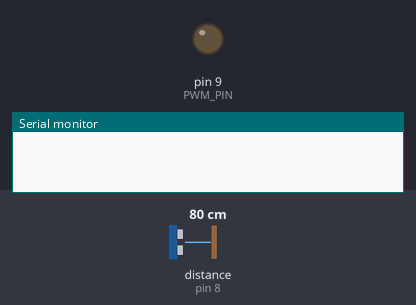
A sketch run on a simulated Arduino Uno, built with avr-gcc and run on an emulated ATmega328P. On the bench: output pins drawn as LEDs (lit = HIGH), the last lines printed to the serial monitor. Wiring (inferred from the names in the program): ultrasonic range finder: trigger pin 7; echo pin 8. The test bench sets the inputs (shaded band); at power-on: distance to the obstacle (sensor on pin 8) 80 cm. The echo pulse lasts 58.3 µs per cm; pins used as bus, display or sensor lines are not drawn.

Above: at 0.1 s.
At 3.2 s:
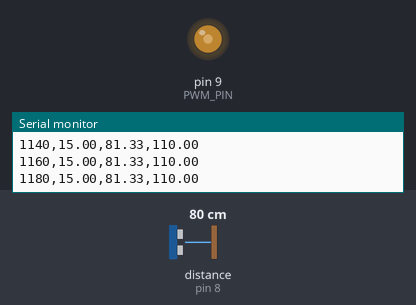
3.3 s: distance to the obstacle (sensor on pin 8) set to 2 cm
At 3.45 s:
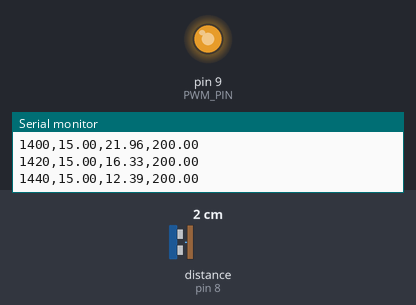
5.0 s: distance to the obstacle (sensor on pin 8) set to 250 cm
Timing chart, 0 to 8.0 s (numbered marks = the images above; inputs shaded):
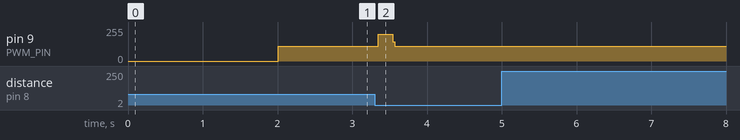

The sketch:

Controlado_con_nuevo_filtro.ino
```cpp
/*
 * CONTROLADOR PID ESTABILIZADO - VERSIÓN "ANTI-BRINQUITOS"
 * Mejoras:
 * 1. Filtro de Mediana (Elimina los picos locos de 37cm)
 * 2. PID Suavizado (Menos agresivo)
 */

// ===== PINES =====
const int trigPin = 7;
const int echoPin = 8;
const int PWM_PIN = 9;

// ===== FILTRO DE MEDIANA (Para eliminar ruido) =====
const int NUM_READINGS = 5; // Ventana de 5 muestras
float readings[NUM_READINGS]; // Buffer
int readIndex = 0;

// ===== FILTRO EXPONENCIAL (Para suavizar) =====
const float ALPHA = 0.3; // 0.3 = Suave, 0.8 = Rápido
float filteredHeight = 0;

// ===== PID TUNING =====
double Kp = 1.2;   // Bajé un poco para evitar sobrereacción inicial
double Ki = 0.35;  // Corrección lenta pero segura
double Kd = 4.0;   // Amortiguación

// ===== VARIABLES =====
double setpoint = 15.0;   // Altura objetivo de prueba
double input_height = 0;
double output_pwm = 0;

// PID Internals
double error, lastError = 0;
double integral = 0;
unsigned long lastTime = 0;
unsigned long startTime = 0;

// Límites
const int PWM_MIN = 110;
const int PWM_MAX = 200;

void setup() {
  Serial.begin(115200);
  pinMode(trigPin, OUTPUT);
  pinMode(echoPin, INPUT);
  pinMode(PWM_PIN, OUTPUT);

  // Inicializar el buffer del filtro con ceros o primera lectura
  float firstRead = readRawSonar();
  for (int i = 0; i < NUM_READINGS; i++) {
    readings[i] = firstRead;
  }
  filteredHeight = firstRead;

  delay(2000); // Tiempo para prepararse
  startTime = millis();

  Serial.println("Tiempo(ms),Setpoint(cm),Altura(cm),PWM");
}

void loop() {
  unsigned long now = millis();

  // 50Hz Loop (20ms)
  if (now - lastTime >= 20) {
    double dt = (now - lastTime) / 1000.0;
    lastTime = now;

    // --- 1. LECTURA ROBUSTA ---
    float raw = readRawSonar();
    float median = getMedian(raw); // Paso 1: Eliminar picos

    // Paso 2: Filtro Suave (EMA)
    filteredHeight = (ALPHA * median) + ((1.0 - ALPHA) * filteredHeight);
    input_height = filteredHeight;

    // --- 2. CONTROL PID ---
    error = setpoint - input_height;

    // Anti-windup: Solo integrar si no estamos saturados al máximo
    // O si el error ayuda a salir de la saturación
    if (output_pwm < PWM_MAX || (error < 0)) {
       if (output_pwm > PWM_MIN || (error > 0)) {
          integral += (error * dt);
       }
    }

    double derivative = (error - lastError) / dt;

    // Calcular Salida
    double PID_out = (Kp * error) + (Ki * integral) + (Kd * derivative);
    output_pwm = PID_out;

    // --- 3. SATURACIÓN ---
    if (output_pwm > PWM_MAX) output_pwm = PWM_MAX;
    if (output_pwm < PWM_MIN) output_pwm = PWM_MIN;

    analogWrite(PWM_PIN, (int)output_pwm);
    lastError = error;

    // --- 4. DATOS ---
    Serial.print(now - startTime);
    Serial.print(",");
    Serial.print(setpoint);
    Serial.print(",");
    Serial.print(input_height); // Enviamos la altura filtrada real
    Serial.print(",");
    Serial.println(output_pwm);
  }
}

// Lectura cruda del sensor
float readRawSonar() {
  digitalWrite(trigPin, LOW);
  delayMicroseconds(2);
  digitalWrite(trigPin, HIGH);
  delayMicroseconds(10);
  digitalWrite(trigPin, LOW);
  long duration = pulseIn(echoPin, HIGH, 18000); // Timeout reducido (aprox 3 metros)

  if (duration == 0) return readings[readIndex]; // Si falla, devuelve el último dato del buffer

  float cm = (duration / 2.0) / 29.1;
  return cm + 1.5;
}

// Algoritmo de Mediana (Ordena y saca el valor central)
float getMedian(float newVal) {
  // Insertar nuevo valor en buffer circular
  readings[readIndex] = newVal;
  readIndex = (readIndex + 1) % NUM_READINGS;

  // Copiar a array temporal para ordenar
  float sorted[NUM_READINGS];
  for (int i = 0; i < NUM_READINGS; i++) {
    sorted[i] = readings[i];
  }

  // Ordenar (Bubble sort simple para array pequeño)
  for (int i = 0; i < NUM_READINGS - 1; i++) {
    for (int j = 0; j < NUM_READINGS - i - 1; j++) {
      if (sorted[j] > sorted[j + 1]) {
        float temp = sorted[j];
        sorted[j] = sorted[j + 1];
        sorted[j + 1] = temp;
      }
    }
  }

  // Retornar el valor del medio
  return sorted[NUM_READINGS / 2];
}
```

Measured:
- after the input at 3.3 s, pin 9 (PWM_PIN): 110/255 → 200/255 after 0.05 s, → 110/255 0.20 s later
